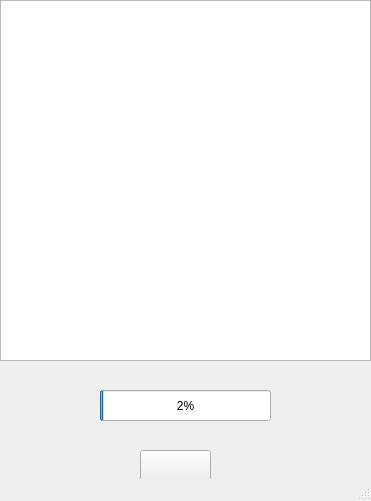
<?xml version="1.0" encoding="UTF-8"?>
<ui version="4.0">
 <class>MainWindow</class>
 <widget class="QMainWindow" name="MainWindow">
  <property name="geometry">
   <rect>
    <x>0</x>
    <y>0</y>
    <width>371</width>
    <height>501</height>
   </rect>
  </property>
  <property name="windowTitle">
   <string>MainWindow</string>
  </property>
  <widget class="QWidget" name="centralwidget">
   <widget class="QGraphicsView" name="graphicsView">
    <property name="geometry">
     <rect>
      <x>0</x>
      <y>0</y>
      <width>371</width>
      <height>361</height>
     </rect>
    </property>
   </widget>
   <widget class="QLabel" name="label">
    <property name="geometry">
     <rect>
      <x>0</x>
      <y>360</y>
      <width>371</width>
      <height>141</height>
     </rect>
    </property>
    <property name="text">
     <string/>
    </property>
    <property name="pixmap">
     <pixmap>offdone.jpg</pixmap>
    </property>
   </widget>
   <widget class="QPushButton" name="donebtn">
    <property name="enabled">
     <bool>true</bool>
    </property>
    <property name="geometry">
     <rect>
      <x>140</x>
      <y>450</y>
      <width>71</width>
      <height>31</height>
     </rect>
    </property>
    <property name="text">
     <string/>
    </property>
    <property name="icon">
     <iconset>
      <normaloff>offdone.jpg</normaloff>
      <normalon>done.png</normalon>offdone.jpg</iconset>
    </property>
    <property name="checkable">
     <bool>true</bool>
    </property>
    <property name="checked">
     <bool>false</bool>
    </property>
    <property name="autoDefault">
     <bool>false</bool>
    </property>
   </widget>
   <widget class="QProgressBar" name="progressBar">
    <property name="geometry">
     <rect>
      <x>100</x>
      <y>390</y>
      <width>171</width>
      <height>31</height>
     </rect>
    </property>
    <property name="value">
     <number>2</number>
    </property>
   </widget>
  </widget>
  <widget class="QStatusBar" name="statusbar"/>
 </widget>
 <resources/>
 <connections/>
</ui>
